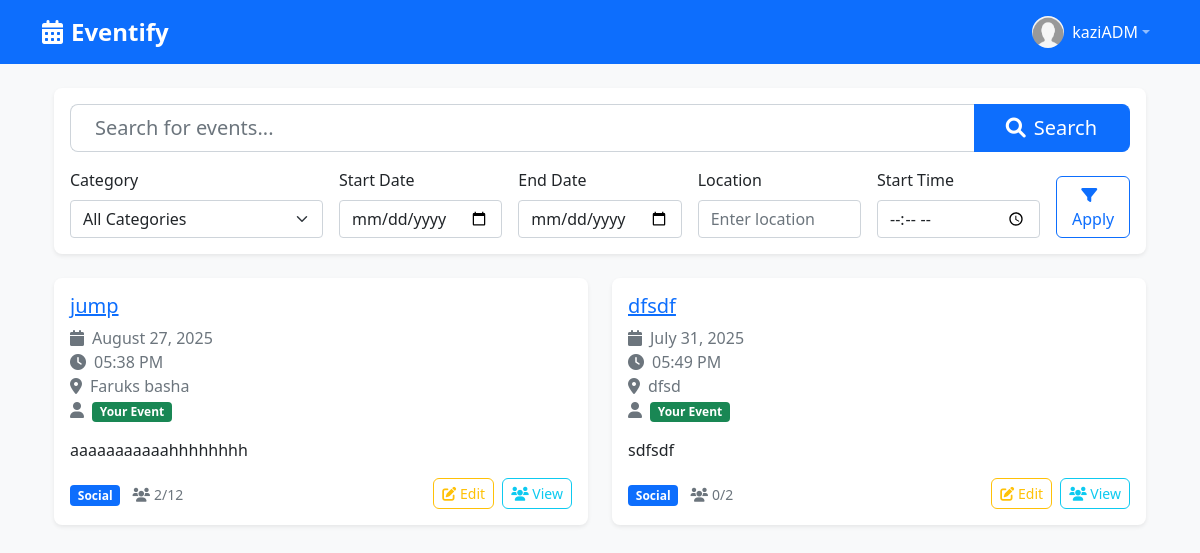
Page /admin/search (signed in) on the committed database.
### models/user.py (models this page shows, shortened)
class User(UserMixin, db.Model):
    __tablename__ = 'users'
    id = db.Column(db.Integer, primary_key=True)
    username = db.Column(db.String(80), unique=True, nullable=False)
    email = db.Column(db.String(120), unique=True, nullable=False)
    password_hash = db.Column(db.String(128), nullable=False)
    role = db.Column(db.String(20), nullable=False, default='student')  # 'student' or 'admin'
    created_at = db.Column(db.DateTime, default=datetime.utcnow)
    registered_events = db.relationship('Event', secondary='event_registrations', back_populates='registered_users')
    created_events = db.relationship('Event', foreign_keys='Event.creator_id', back_populates='creator')
    def is_admin(self):
        return self.role == 'admin'
    def is_student(self):
        return self.role == 'student'

### models/event.py (models this page shows, shortened)
class Event(db.Model):
    __tablename__ = 'events'
    id = db.Column(db.Integer, primary_key=True)
    title = db.Column(db.String(200), nullable=False)
    description = db.Column(db.Text, nullable=False)
    start_date = db.Column(db.Date, nullable=False)
    start_time = db.Column(db.Time, nullable=False)
    end_date = db.Column(db.Date, nullable=False)
    end_time = db.Column(db.Time, nullable=False)
    location = db.Column(db.String(200), nullable=False)
    category = db.Column(db.String(100), nullable=False)
    max_capacity = db.Column(db.Integer, default=100)
    creator_id = db.Column(db.Integer, db.ForeignKey('users.id'), nullable=False)
    created_at = db.Column(db.DateTime, default=datetime.utcnow)
    updated_at = db.Column(db.DateTime, default=datetime.utcnow, onupdate=datetime.utcnow)
    creator = db.relationship('User', foreign_keys=[creator_id], back_populates='created_events')
    registered_users = db.relationship('User', secondary=event_registrations, back_populates='registered_events')
    @property
    def registration_count(self):
        return len(self.registered_users)

### views/admin.py (the view)
@admin_bp.route('/search')
def search_events():
    search_query = request.args.get('q', '')
    selected_category = request.args.get('category', 'all')
    start_date = request.args.get('start_date')
    end_date = request.args.get('end_date')
    location = request.args.get('location')
    time = request.args.get('time')
    query = Event.query
    if search_query:
        query = query.filter(Event.title.ilike(f'%{search_query}%'))
    if selected_category != 'all':
        query = query.filter(Event.category == selected_category)
    if start_date:
        query = query.filter(Event.start_date >= datetime.strptime(start_date, '%Y-%m-%d'))
    if end_date:
        query = query.filter(Event.end_date <= datetime.strptime(end_date, '%Y-%m-%d'))
    if location:
        query = query.filter(Event.location.ilike(f'%{location}%'))
    if time:
        query = query.filter(Event.start_time.ilike(f'%{time}%'))
    events = query.order_by(Event.start_date.desc()).all()
    return render_template('search_events.html',
                         events=events,
                         search_query=search_query,
                         selected_category=selected_category,
                         start_date=start_date,
                         end_date=end_date,
                         location=location,
                         start_time=time,
                         user_type='admin')

### views/admin.py (called while the page is built)
@admin_bp.before_request
@login_required
def require_admin():
    if not current_user.is_admin():
        flash('Access denied. Admins only.', 'error')
        return redirect(url_for('student.dashboard'))

### templates/search_events.html (shortened to what this page needs)
{% extends "base.html" %}
{% block extra_css %}
<link href="{{ url_for('static', filename='css/base.css') }}" rel="stylesheet">
{% endblock %}
{% block content %}
<div class="container mt-4">
    <div class="card mb-4">
        <div class="card-body">
            <form method="GET" action="{{ url_for(user_type + '.search_events') }}">
                <div class="row mb-3">
                    <div class="col-12">
                        <div class="search-wrapper">
                            <div class="input-group input-group-lg">
                                <input type="text" class="form-control search-input" name="q"
                                       value="{{ search_query }}" placeholder="Search for events..."
                                       style="border-radius: 0.5rem 0 0 0.5rem; padding-left: 1.5rem;"
                                       autocomplete="off">
                                <button class="btn btn-primary search-btn" type="submit"
                                        style="border-radius: 0 0.5rem 0.5rem 0; padding-left: 2rem; padding-right: 2rem;">
                                    <i class="fas fa-search me-2"></i>Search
                                </button>
                            </div>
                        </div>
                    </div>
                </div>
                <div class="row g-3">
                    <div class="col-md-3">
                        <label class="form-label">Category</label>
                        <select class="form-select" name="category">
                            <option value="all" {% if selected_category == 'all' %}selected{% endif %}>All Categories</option>
                        </select>
                    </div>
                    <div class="col-md-2">
                        <label class="form-label">Start Date</label>
                        <input type="date" class="form-control" name="start_date"
                               value="{{ start_date|string if start_date else '' }}">
                    </div>
                    <div class="col-md-2">
                        <label class="form-label">End Date</label>
                        <input type="date" class="form-control" name="end_date"
                               value="{{ end_date|string if end_date else '' }}">
                    </div>
                    <div class="col-md-2">
                        <label class="form-label">Location</label>
                        <input type="text" class="form-control" name="location"
                               value="{{ location if location else '' }}" placeholder="Enter location">
                    </div>
                    <div class="col-md-2">
                        <label class="form-label">Start Time</label>
                        <input type="time" class="form-control" name="start_time"
                               value="{{ start_time if start_time else '' }}">
                    </div>
                    <div class="col-md-1 d-flex align-items-end">
                        <button type="submit" class="btn btn-outline-primary w-100">
                            <i class="fas fa-filter me-2"></i>Apply
                        </button>
                    </div>
                </div>
            </form>
        </div>
    </div>
    <div class="row">
        {% if events %}
            {% for event in events %}
            <div class="col-md-6 mb-4">
                <div class="card h-100 event-item">
                    <div class="card-body">
                        <h5 class="card-title">
                            {% if user_type == 'student' %}
                                <a href="{{ url_for('student.event_detail', event_id=event.id) }}">{{ event.title }}</a>
                            {% else %}
                                <a href="{{ url_for('admin.event_detail', event_id=event.id) }}">{{ event.title }}</a>
                            {% endif %}
                        </h5>
                        <p class="card-text text-muted mb-3 event-info">
                            <i class="fas fa-calendar me-2"></i>{{ event.start_date.strftime('%B %d, %Y') }}
                            <br>
                            <i class="fas fa-clock me-2"></i>{{ event.start_time.strftime('%I:%M %p') }}
                            <br>
                            <i class="fas fa-map-marker-alt me-2"></i>{{ event.location }}
                            {% if user_type == 'admin' and event.creator == current_user %}
                            <br>
                            <i class="fas fa-user me-2"></i><span class="badge bg-success">Your Event</span>
                            {% endif %}
                        </p>
                        <p class="card-text event-description">{{ event.description[:120] }}{% if event.description|length > 120 %}...{% endif %}</p>
                        <div class="d-flex justify-content-between align-items-center mt-auto">
                            <div class="event-meta">
                                <span class="badge bg-primary me-2">{{ event.category }}</span>
                                <small class="text-muted">
                                    <i class="fas fa-users me-1"></i>{{ event.registration_count }}/{{ event.max_capacity }}
                                </small>
                            </div>
                            <div class="event-actions">
                                {% if user_type == 'student' %}
                                    <a href="{{ url_for('student.event_detail', event_id=event.id) }}"
                                       class="btn btn-outline-primary btn-sm">
                                        View Details
                                    </a>
                                {% elif user_type == 'admin' %}
                                    {% if event.creator == current_user %}
                                        <a href="{{ url_for('admin.edit_event', event_id=event.id) }}"
                                           class="btn btn-outline-warning btn-sm me-1">
                                            <i class="fas fa-edit"></i> Edit
                                        </a>
                                        <a href="{{ url_for('admin.event_attendees', event_id=event.id) }}"
                                           class="btn btn-outline-info btn-sm">
                                            <i class="fas fa-users"></i> View
                                        </a>
                                    {% else %}
                                        <span class="btn btn-outline-secondary btn-sm disabled">
                                            Not Your Event
                                        </span>
                                    {% endif %}
                                {% endif %}
                            </div>
                        </div>
                    </div>
                </div>
            </div>
            {% endfor %}
        {% endif %}
    </div>
</div>
{% endblock %}

### templates/base.html (shortened to what this page needs)
<!DOCTYPE html>
<html lang="en">
<head>
    <link href="https://cdn.jsdelivr.net/npm/bootstrap@5.1.3/dist/css/bootstrap.min.css" rel="stylesheet">
    <link href="https://cdnjs.cloudflare.com/ajax/libs/font-awesome/6.0.0/css/all.min.css" rel="stylesheet">
    <link href="{{ url_for('static', filename='css/base.css') }}" rel="stylesheet">
    {% block extra_css %}{% endblock %}
</head>
<body>
    <nav class="navbar navbar-expand-lg navbar-dark bg-primary">
        <div class="container">
            <a class="navbar-brand" href="{{ url_for('index') }}">
                <i class="fas fa-calendar-alt me-2"></i>Eventify
            </a>
            {% if current_user.is_authenticated %}
            <ul class="navbar-nav ms-auto">
                <li class="nav-item dropdown">
                    <a class="nav-link dropdown-toggle d-flex align-items-center" href="#" id="userDropdown" role="button" data-bs-toggle="dropdown" aria-expanded="false">
                        <div class="d-flex align-items-center">
                            <img src="{{ current_user.profile_image_url or url_for('static', filename='img/default_profile.png') }}"
                                alt="Profile" class="rounded-circle me-2" width="32" height="32">
                            <span class="text-white">{{ current_user.username }}</span>
                        </div>
                    </a>
                </li>
            </ul>
            {% endif %}
        </div>
    </nav>
    <main class="container mt-4">
        {% block content %}{% endblock %}
    </main>
</body>
</html>

### static/css/base.css (style rules this page uses)
body { background-color: #f8f9fa; font-family: 'Segoe UI', Tahoma, Geneva, Verdana, sans-serif; }
.navbar-brand { font-weight: bold; font-size: 1.5rem; }
.card { border: none; box-shadow: 0 0.125rem 0.25rem rgba(0, 0, 0, 0.075); border-radius: 0.5rem; }
.btn { border-radius: 0.375rem; font-weight: 500; }
.search-wrapper .input-group { transition: all 0.3s ease; }
.search-wrapper .form-control { border-right: none; padding-left: 1rem; }
.search-wrapper .btn { border-left: none; padding-left: 1.5rem; padding-right: 1.5rem; }

### rows in the picture
User: username "kaziADM"
Event: title "jump", start_date "August 27, 2025", start_time "05:38 PM", location "Faruks basha", description "aaaaaaaaaaahhhhhhhh", category "Social", registration_count "2", max_capacity "12"
Event: title "dfsdf", start_date "July 31, 2025", start_time "05:49 PM", location "dfsd", description "sdfsdf", category "Social", registration_count "0", max_capacity "2"
